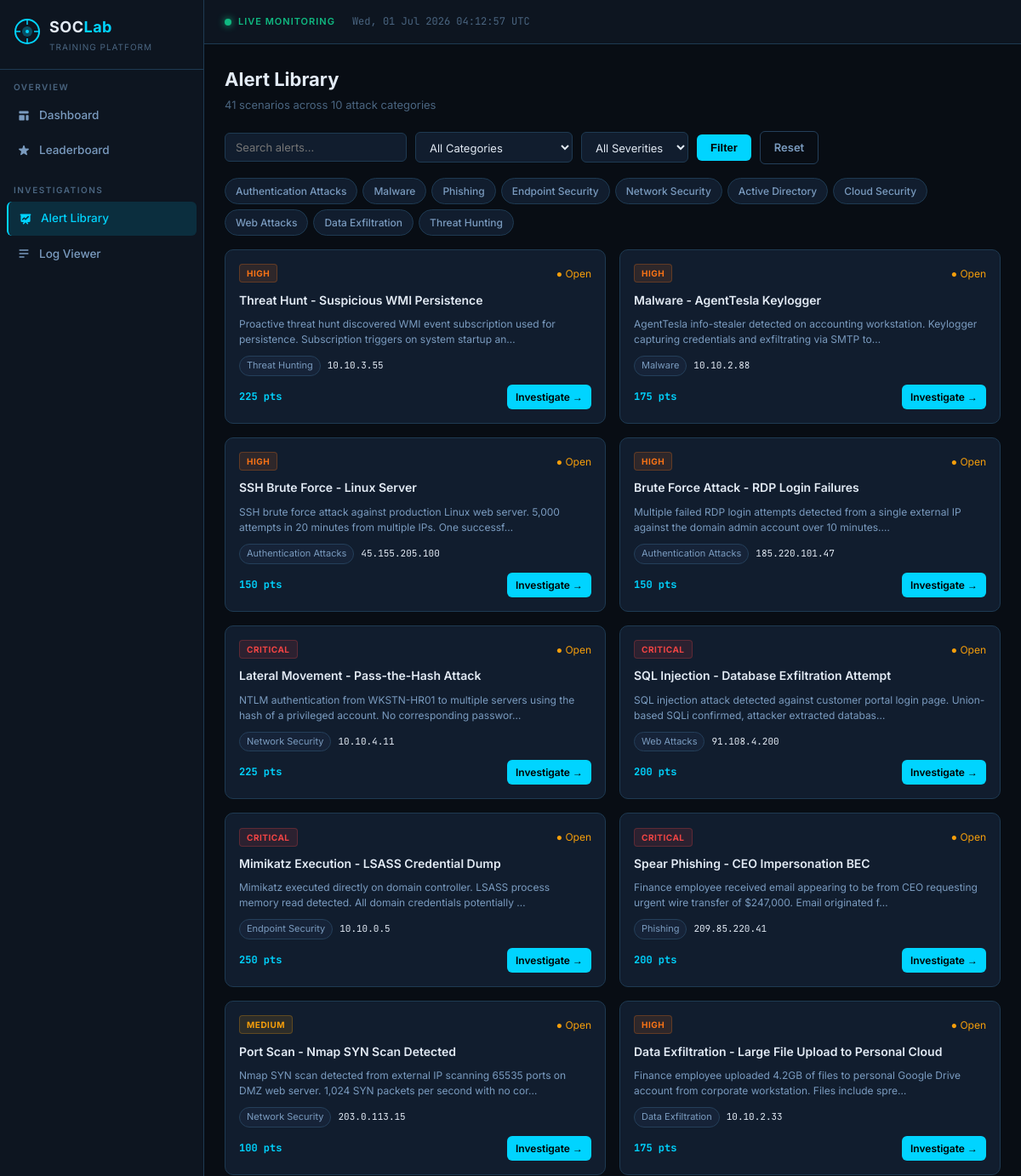
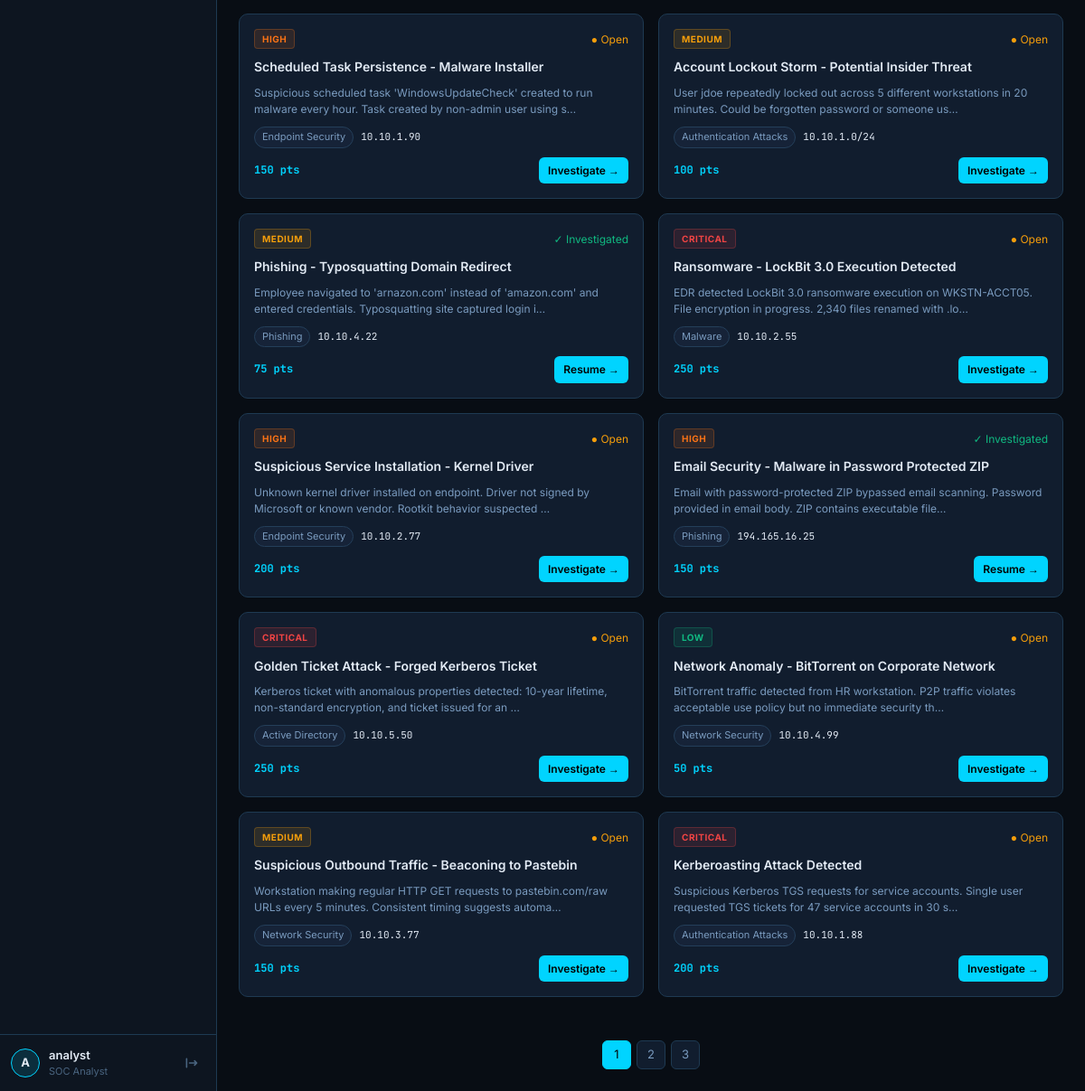
/alerts (signed in), run on the app's committed database (2 pictures, top to bottom).
### tables this page shows
CREATE TABLE alerts (
    id INTEGER PRIMARY KEY AUTOINCREMENT,
    title TEXT NOT NULL,
    description TEXT,
    category TEXT NOT NULL,
    severity TEXT NOT NULL,  -- critical, high, medium, low, info
    status TEXT DEFAULT 'open',  -- open, in_progress, closed
    source TEXT,
    source_ip TEXT,
    dest_ip TEXT,
    hostname TEXT,
    username TEXT,
    host_info TEXT,   -- JSON
    user_info TEXT,   -- JSON
    mitre_mapping TEXT,  -- JSON
    expected_verdict TEXT,  -- true_positive / false_positive / escalated
    points INTEGER DEFAULT 100,
    hint TEXT,
    solution_explanation TEXT,
    created_at TEXT DEFAULT (datetime('now'))
);

### app.py (the view)
@app.route('/alerts')
@login_required
def alert_library():
    category = request.args.get('category', '')
    severity = request.args.get('severity', '')
    search = request.args.get('search', '')
    page = int(request.args.get('page', 1))
    per_page = 20
    query = "SELECT * FROM alerts WHERE 1=1"
    args = []
    if category:
        query += " AND category=?"
        args.append(category)
    if severity:
        query += " AND severity=?"
        args.append(severity)
    if search:
        query += " AND (title LIKE ? OR description LIKE ?)"
        args += [f'%{search}%', f'%{search}%']
    total = query_db(f"SELECT COUNT(*) as c FROM ({query})", args, one=True)['c']
    query += f" ORDER BY created_at DESC LIMIT {per_page} OFFSET {(page-1)*per_page}"
    alerts = query_db(query, args)
    categories = query_db("SELECT DISTINCT category FROM alerts ORDER BY category")
    uid = session['user_id']
    investigated = {r['alert_id'] for r in query_db("SELECT alert_id FROM investigations WHERE analyst_id=?", [uid])}
    return render_template('alerts.html', alerts=alerts, categories=categories,
                           category=category, severity=severity, search=search,
                           page=page, total=total, per_page=per_page,
                           investigated=investigated)

### app.py (called while the page is built)
def get_db():
    conn = sqlite3.connect(DATABASE)
    conn.row_factory = sqlite3.Row
    return conn

def query_db(query, args=(), one=False):
    conn = get_db()
    cur = conn.execute(query, args)
    rv = cur.fetchall()
    conn.close()
    return (rv[0] if rv else None) if one else rv

def login_required(f):
    from functools import wraps
    @wraps(f)
    def decorated(*args, **kwargs):
        if 'user_id' not in session:
            return redirect(url_for('login'))
        return f(*args, **kwargs)
    return decorated

### templates/alerts.html (shortened to what this page needs)
{% extends "base.html" %}
{% block content %}
<div class="page-header">
    <div>
        <h1 class="page-title">Alert Library</h1>
        <p class="page-sub">{{ total }} scenarios across 10 attack categories</p>
    </div>
</div>
<div class="filter-bar">
    <form method="GET" class="filter-form">
        <div class="filter-group">
            <input type="text" name="search" value="{{ search }}" placeholder="Search alerts…" class="filter-input">
        </div>
        <div class="filter-group">
            <select name="category" class="filter-select">
                <option value="">All Categories</option>
            </select>
        </div>
        <div class="filter-group">
            <select name="severity" class="filter-select">
                <option value="">All Severities</option>
            </select>
        </div>
        <button type="submit" class="btn btn-primary">Filter</button>
        <a href="{{ url_for('alert_library') }}" class="btn btn-ghost">Reset</a>
    </form>
</div>
<div class="cat-pills">
    {% set cats = ['Authentication Attacks','Malware','Phishing','Endpoint Security','Network Security','Active Directory','Cloud Security','Web Attacks','Data Exfiltration','Threat Hunting'] %}
    {% for cat in cats %}
    <a href="{{ url_for('alert_library', category=cat) }}" class="cat-pill {% if cat == category %}active{% endif %}">{{ cat }}</a>
    {% endfor %}
</div>
<div class="alerts-grid">
    {% for alert in alerts %}
    <div class="alert-card sev-border-{{ alert.severity }}">
        <div class="alert-card-header">
            <div class="sev-badge sev-{{ alert.severity }}">{{ alert.severity.upper() }}</div>
            <div class="alert-card-status">
                {% if alert.id in investigated %}
                <span class="status-done">✓ Investigated</span>
                {% else %}
                <span class="status-open">● Open</span>
                {% endif %}
            </div>
        </div>
        <h3 class="alert-card-title">{{ alert.title }}</h3>
        <p class="alert-card-desc">{{ alert.description[:120] }}…</p>
        <div class="alert-card-meta">
            <span class="cat-tag">{{ alert.category }}</span>
            {% if alert.source_ip %}
            <span class="mono text-xs">{{ alert.source_ip }}</span>
            {% endif %}
        </div>
        <div class="alert-card-footer">
            <div class="points-badge">{{ alert.points }} pts</div>
            <a href="{{ url_for('investigate', alert_id=alert.id) }}" class="btn btn-sm btn-primary">
                {% if alert.id in investigated %}Resume{% else %}Investigate{% endif %} →
            </a>
        </div>
    </div>
    {% endfor %}
</div>
{% if total > per_page %}
<div class="pagination">
    {% set pages = ((total - 1) // per_page) + 1 %}
    {% for p in range(1, pages + 1) %}
    <a href="{{ url_for('alert_library', page=p, category=category, severity=severity, search=search) }}"
       class="page-btn {% if p == page %}active{% endif %}">{{ p }}</a>
    {% endfor %}
</div>
{% endif %}
{% endblock %}

### data on the page
alerts: severity "HIGH", shows "● Open", title "Threat Hunt - Suspicious WMI Persistence", description "Proactive threat hunt discovered WMI event subscription used for persistence. Subscription triggers on system startup an", category "Threat Hunting", source_ip "10.10.3.55", points "225", shows "Investigate"
alerts: severity "HIGH", shows "● Open", title "Malware - AgentTesla Keylogger", description "AgentTesla info-stealer detected on accounting workstation. Keylogger capturing credentials and exfiltrating via SMTP to", category "Malware", source_ip "10.10.2.88", points "175", shows "Investigate"
alerts: severity "HIGH", shows "● Open", title "SSH Brute Force - Linux Server", description "SSH brute force attack against production Linux web server. 5,000 attempts in 20 minutes from multiple IPs. One successf", category "Authentication Attacks", source_ip "45.155.205.100", points "150", shows "Investigate"
alerts: severity "HIGH", shows "● Open", title "Brute Force Attack - RDP Login Failures", description "Multiple failed RDP login attempts detected from a single external IP against the domain admin account over 10 minutes.", category "Authentication Attacks", source_ip "185.220.101.47", points "150", shows "Investigate"
alerts: severity "CRITICAL", shows "● Open", title "Lateral Movement - Pass-the-Hash Attack", description "NTLM authentication from WKSTN-HR01 to multiple servers using the hash of a privileged account. No corresponding passwor", category "Network Security", source_ip "10.10.4.11", points "225", shows "Investigate"
alerts: severity "CRITICAL", shows "● Open", title "SQL Injection - Database Exfiltration Attempt", description "SQL injection attack detected against customer portal login page. Union-based SQLi confirmed, attacker extracted databas", category "Web Attacks", source_ip "91.108.4.200", points "200", shows "Investigate"
alerts: severity "CRITICAL", shows "● Open", title "Mimikatz Execution - LSASS Credential Dump", description "Mimikatz executed directly on domain controller. LSASS process memory read detected. All domain credentials potentially", category "Endpoint Security", source_ip "10.10.0.5", points "250", shows "Investigate"
alerts: severity "CRITICAL", shows "● Open", title "Spear Phishing - CEO Impersonation BEC", description "Finance employee received email appearing to be from CEO requesting urgent wire transfer of $247,000. Email originated f", category "Phishing", source_ip "209.85.220.41", points "200", shows "Investigate"
alerts: severity "MEDIUM", shows "● Open", title "Port Scan - Nmap SYN Scan Detected", description "Nmap SYN scan detected from external IP scanning 65535 ports on DMZ web server. 1,024 SYN packets per second with no cor", category "Network Security", source_ip "203.0.113.15", points "100", shows "Investigate"
alerts: severity "HIGH", shows "● Open", title "Data Exfiltration - Large File Upload to Personal Cloud", description "Finance employee uploaded 4.2GB of files to personal Google Drive account from corporate workstation. Files include spre", category "Data Exfiltration", source_ip "10.10.2.33", points "175", shows "Investigate"
alerts: severity "HIGH", shows "● Open", title "Scheduled Task Persistence - Malware Installer", description "Suspicious scheduled task 'WindowsUpdateCheck' created to run malware every hour. Task created by non-admin user using s", category "Endpoint Security", source_ip "10.10.1.90", points "150", shows "Investigate"
alerts: severity "MEDIUM", shows "● Open", title "Account Lockout Storm - Potential Insider Threat", description "User jdoe repeatedly locked out across 5 different workstations in 20 minutes. Could be forgotten password or someone us", category "Authentication Attacks", source_ip "10.10.1.0/24", points "100", shows "Investigate"
alerts: severity "MEDIUM", shows "✓ Investigated", title "Phishing - Typosquatting Domain Redirect", description "Employee navigated to 'arnazon.com' instead of 'amazon.com' and entered credentials. Typosquatting site captured login i", category "Phishing", source_ip "10.10.4.22", points "75", shows "Resume"
alerts: severity "CRITICAL", shows "● Open", title "Ransomware - LockBit 3.0 Execution Detected", description "EDR detected LockBit 3.0 ransomware execution on WKSTN-ACCT05. File encryption in progress. 2,340 files renamed with .lo", category "Malware", source_ip "10.10.2.55", points "250", shows "Investigate"
alerts: severity "HIGH", shows "● Open", title "Suspicious Service Installation - Kernel Driver", description "Unknown kernel driver installed on endpoint. Driver not signed by Microsoft or known vendor. Rootkit behavior suspected", category "Endpoint Security", source_ip "10.10.2.77", points "200", shows "Investigate"
alerts: severity "HIGH", shows "✓ Investigated", title "Email Security - Malware in Password Protected ZIP", description "Email with password-protected ZIP bypassed email scanning. Password provided in email body. ZIP contains executable file", category "Phishing", source_ip "194.165.16.25", points "150", shows "Resume"
alerts: severity "CRITICAL", shows "● Open", title "Golden Ticket Attack - Forged Kerberos Ticket", description "Kerberos ticket with anomalous properties detected: 10-year lifetime, non-standard encryption, and ticket issued for an", category "Active Directory", source_ip "10.10.5.50", points "250", shows "Investigate"
alerts: severity "LOW", shows "● Open", title "Network Anomaly - BitTorrent on Corporate Network", description "BitTorrent traffic detected from HR workstation. P2P traffic violates acceptable use policy but no immediate security th", category "Network Security", source_ip "10.10.4.99", points "50", shows "Investigate"
alerts: severity "MEDIUM", shows "● Open", title "Suspicious Outbound Traffic - Beaconing to Pastebin", description "Workstation making regular HTTP GET requests to pastebin.com/raw URLs every 5 minutes. Consistent timing suggests automa", category "Network Security", source_ip "10.10.3.77", points "150", shows "Investigate"
alerts: severity "CRITICAL", shows "● Open", title "Kerberoasting Attack Detected", description "Suspicious Kerberos TGS requests for service accounts. Single user requested TGS tickets for 47 service accounts in 30 s", category "Authentication Attacks", source_ip "10.10.1.88", points "200", shows "Investigate"

### other printed values
{{ session.get('username', 'A')[0].upper() }} "A"
{{ session.get('username') }} "analyst"
{{ total }} "41"
{{ cat }} "Authentication Attacks" "Malware" "Phishing" "Endpoint Security" "Network Security" "Active Directory" "Cloud Security" "Web Attacks" "Data Exfiltration" "Threat Hunting"
{{ p }} "1" "2" "3"
